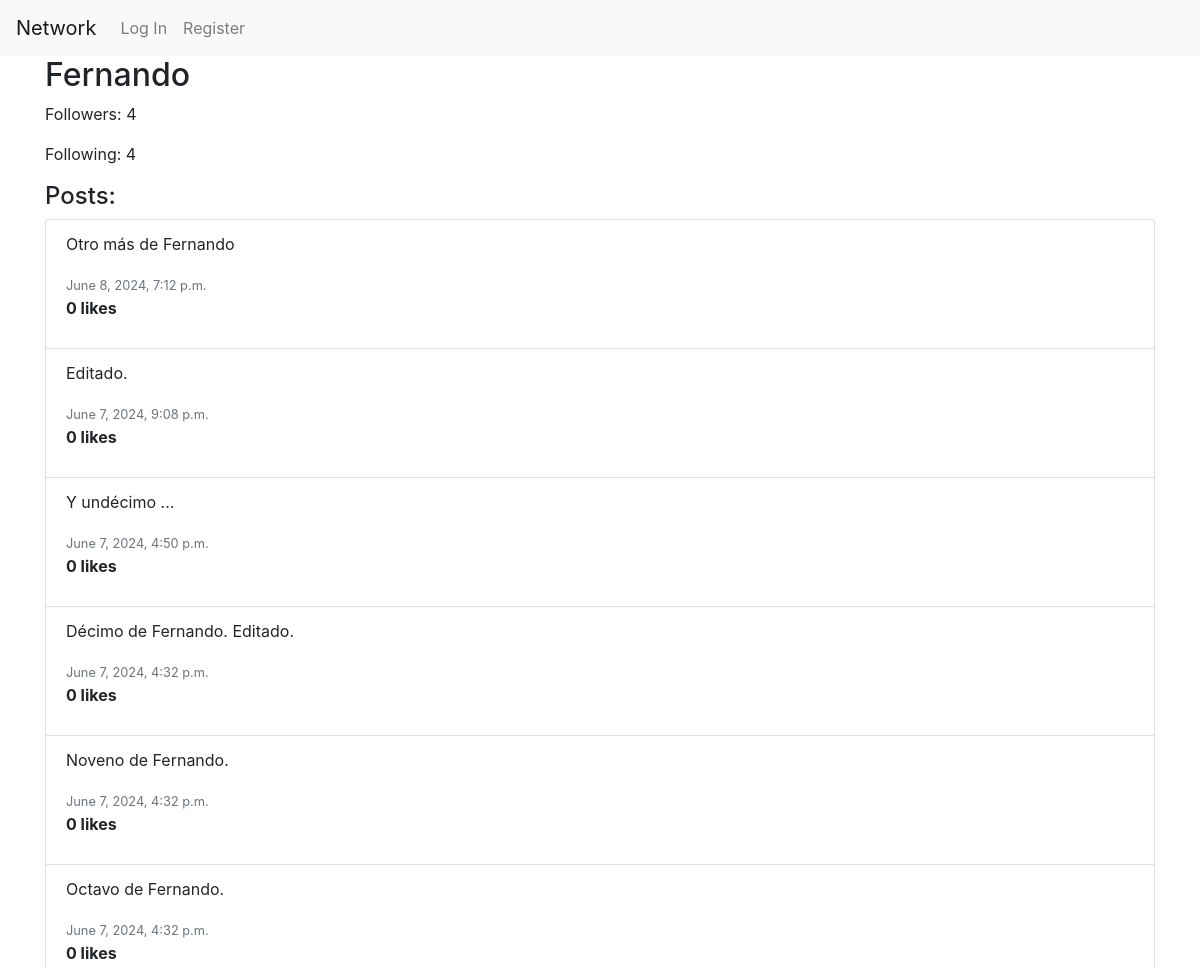
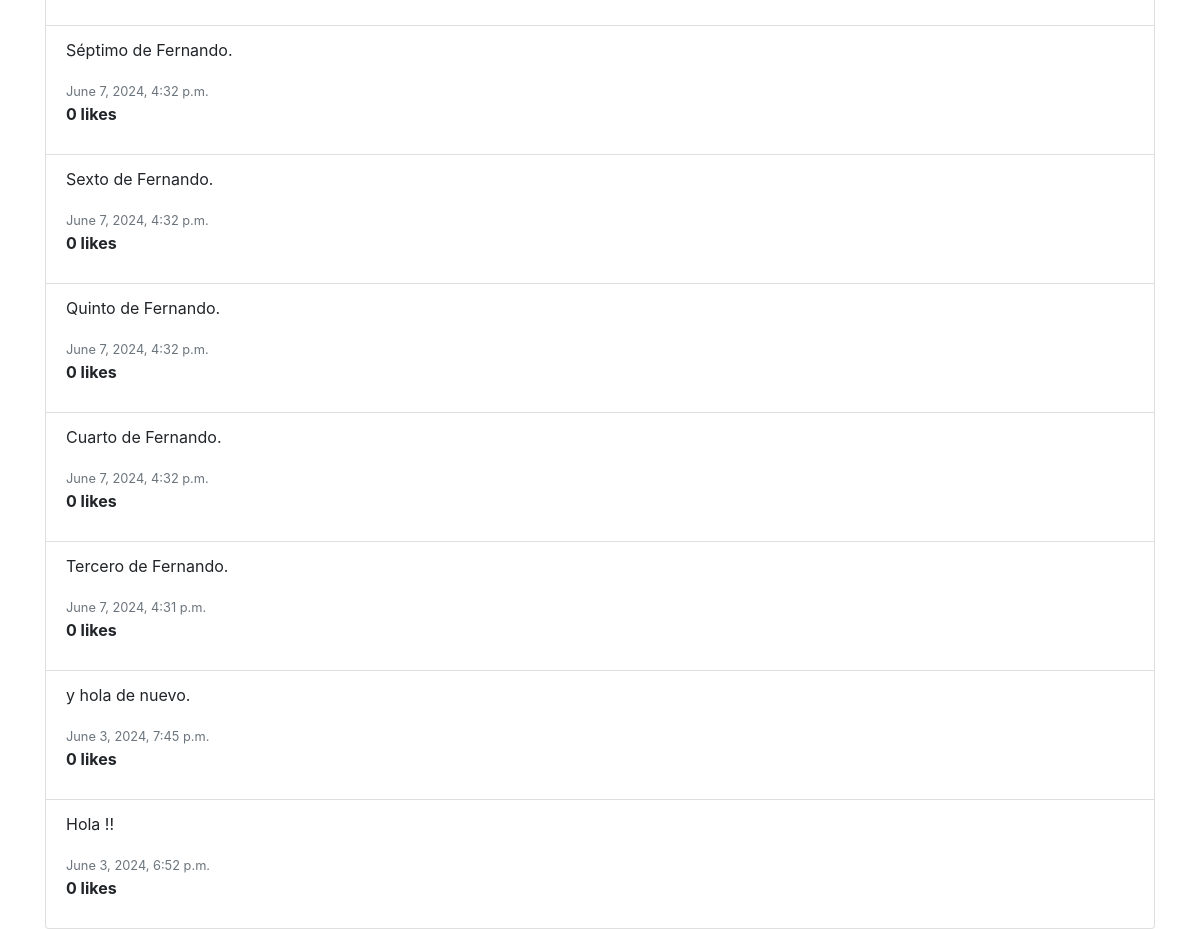
Screenshot of /profile/Fernando/ with the database file from the repository (2 pictures, top to bottom).
### network/models.py (models this page shows, shortened)
class User(AbstractUser):
    pass

class Post(models.Model):
    user = models.ForeignKey(User, on_delete=models.CASCADE, related_name="posts")
    content = models.TextField(blank=True)
    timestamp = models.DateTimeField(auto_now_add=True)

### network/views.py (the view)
# urls.py: path('profile/<str:username>/', views.profile, name='profile'),  # Ruta para ver el perfil de usuario
def profile(request, username):
    user_profile = get_object_or_404(User, username=username)
    user_with_counts = User.objects.filter(username=username).annotate(
        followers_count=Count('followed'),  # followed es el related_name para los seguidores
        following_count=Count('follower')   # follower es el related_name para los seguidos
    ).get()
    posts = Post.objects.filter(user=user_profile).annotate(likes_count=Count('liked')).order_by('-timestamp')
    following = False
    if request.user.is_authenticated:
        following = Follow.objects.filter(user=request.user, following=user_profile).exists()
    return render(request, "network/profile.html", {
        "posts": posts,
        "user_profile": user_profile,
        "followers_count": user_with_counts.followers_count,
        "following_count": user_with_counts.following_count,
        "following": following
    })

### network/templates/network/profile.html (shortened to what this page needs)
{% extends "network/layout.html" %}
{% block body %}
<div class="container">
    <h2>{{ user_profile.username }}</h2>
    <p>Followers: {{ followers_count }}</p>
    <p>Following: {{ following_count }}</p>
    <h4>Posts:</h4>
    <ul class="list-group">
        {% for post in posts %}
            <li class="list-group-item">
                <p>{{ post.content }}</p>
                <small class="text-muted">{{ post.timestamp }}</small>
                <p><strong>{{ post.likes_count }} likes</strong></p>
            </li>
        {% endfor %}
    </ul>
</div>
{% endblock %}

### rows the page displays
User: username "Fernando"
Post: content "Otro más de Fernando", timestamp "June 8, 2024, 7:12 p.m.", likes_count "0"
Post: content "Editado.", timestamp "June 7, 2024, 9:08 p.m.", likes_count "0"
Post: content "Y undécimo ...", timestamp "June 7, 2024, 4:50 p.m.", likes_count "0"
Post: content "Décimo de Fernando. Editado.", timestamp "June 7, 2024, 4:32 p.m.", likes_count "0"
Post: content "Noveno de Fernando.", timestamp "June 7, 2024, 4:32 p.m.", likes_count "0"
Post: content "Octavo de Fernando.", timestamp "June 7, 2024, 4:32 p.m.", likes_count "0"
Post: content "Séptimo de Fernando.", timestamp "June 7, 2024, 4:32 p.m.", likes_count "0"
Post: content "Sexto de Fernando.", timestamp "June 7, 2024, 4:32 p.m.", likes_count "0"
Post: content "Quinto de Fernando.", timestamp "June 7, 2024, 4:32 p.m.", likes_count "0"
Post: content "Cuarto de Fernando.", timestamp "June 7, 2024, 4:32 p.m.", likes_count "0"
Post: content "Tercero de Fernando.", timestamp "June 7, 2024, 4:31 p.m.", likes_count "0"
Post: content "y hola de nuevo.", timestamp "June 3, 2024, 7:45 p.m.", likes_count "0"
Post: content "Hola !!", timestamp "June 3, 2024, 6:52 p.m.", likes_count "0"

### other values shown
{{ followers_count }} "4"
{{ following_count }} "4"
